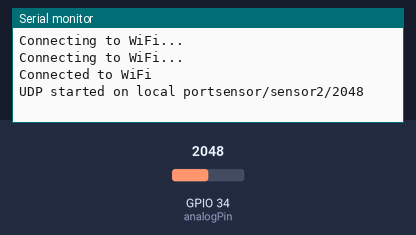
The sketch below on a simulated ESP32. On the bench: the last lines printed to the serial monitor. The test bench sets the inputs (shaded band); at power-on: GPIO 34 (analogPin) = 2048. WiFi joins after 1.5 s; servers stay silent unless stated.

Above: at 3.2 s.
3.3 s: GPIO 34 (analogPin) set to 2866
At 6.5 s:
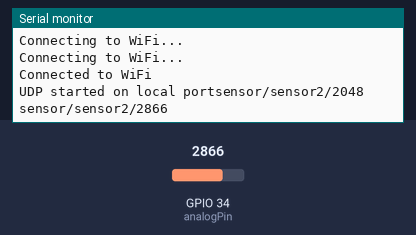
11.5 s: GPIO 34 (analogPin) set to 3603
At 15.0 s:
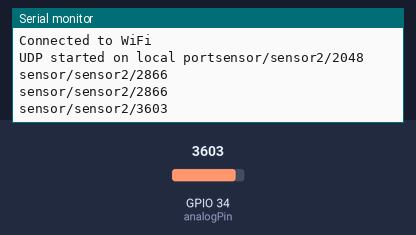

Measured:
- after the input at 3.3 s, the serial monitor: prints a new line after 2.7 s (image 1)
- after the input at 11.5 s, the serial monitor: prints a new line after 2.5 s (image 2)

The sketch:

sensor_udp.ino
```cpp
#include <WiFi.h>
#include <WiFiUdp.h>

const char* ssid = "Pellecer_Inadria";
const char* password = "fans1234";
const char* udpServerIP = "192.168.0.122"; // Replace with the IP address of your UDP server
const int udpServerPort = 5005; // Replace with the port number of your UDP server

const int analogPin = 34;
int potValue;
String sensorName = "sensor2";

WiFiUDP udp;

void setup() {
  Serial.begin(115200);
  pinMode(analogPin, INPUT);

  // Connect to Wi-Fi
  WiFi.begin(ssid, password);
  while (WiFi.status() != WL_CONNECTED) {
    delay(1000);
    Serial.println("Connecting to WiFi...");
  }
  Serial.println("Connected to WiFi");

  // Begin UDP communication
  udp.begin(udpServerPort);
  Serial.print("UDP started on local port");

}

void loop() {
  int potValue = analogRead(analogPin);
  String message  = "sensor/" + sensorName + "/" + String(potValue);
  Serial.println(message);
  // Send UDP datagram
  udp.beginPacket(udpServerIP, udpServerPort);
  udp.print(message);
  udp.endPacket();


  delay(4000); // Send UDP datagram every 5 seconds
}
```
